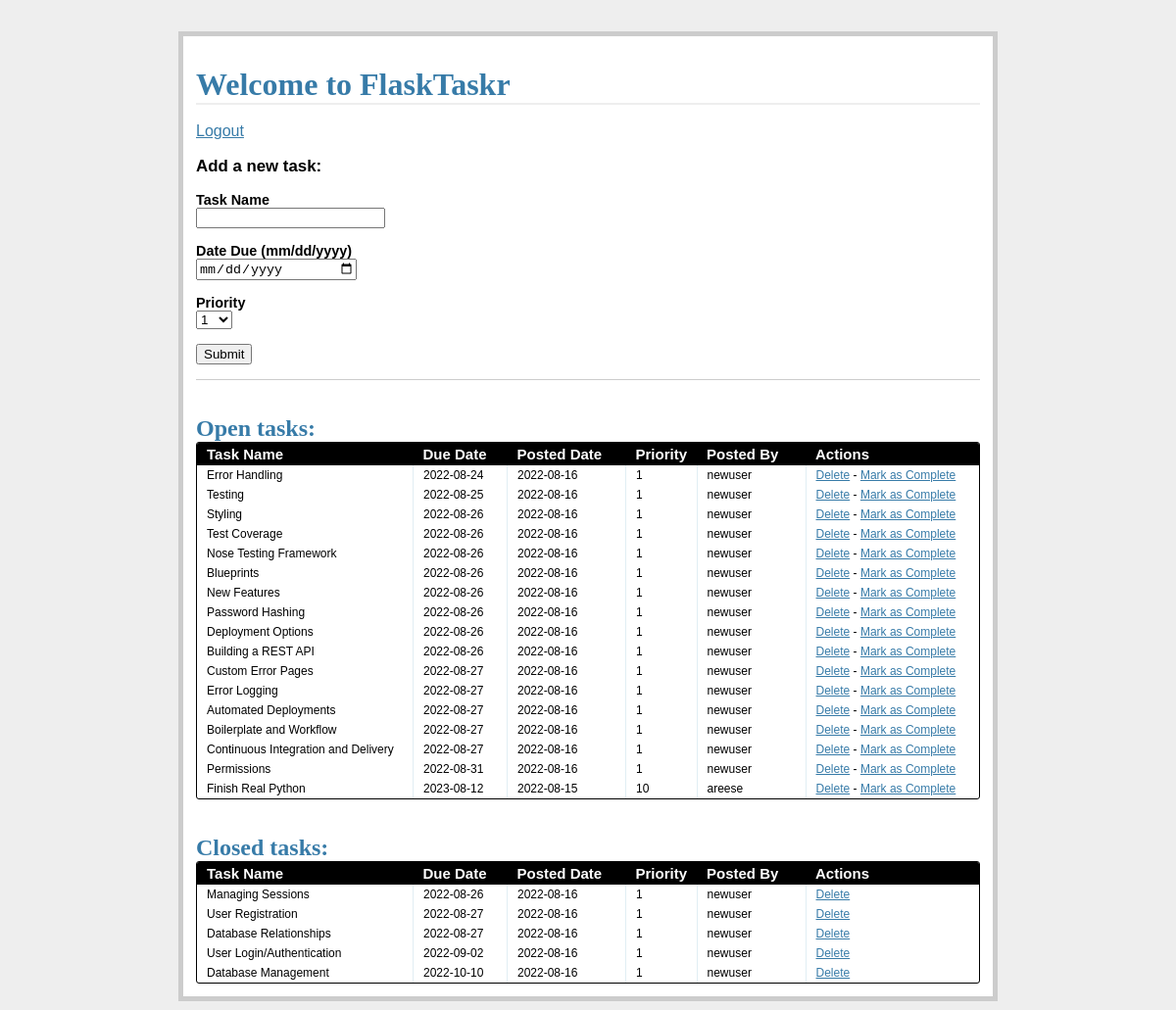
Screenshot of /tasks/ (signed in) with the database file from the repository.
### models.py (models this page shows, shortened)
class Task(db.Model):
    __tablename__ = 'tasks'
    task_id = db.Column(db.Integer, primary_key=True)
    name = db.Column(db.String, nullable=False)
    due_date = db.Column(db.Date, nullable=False)
    priority = db.Column(db.Integer, nullable=False)
    posted_date = db.Column(db.Date, default=datetime.datetime.utcnow())
    status = db.Column(db.Integer)
    user_id = db.Column(db.Integer, db.ForeignKey('users.id'))

class User(db.Model):
    __tablename__ = 'users'
    id = db.Column(db.Integer,primary_key=True)
    name = db.Column(db.String,unique=True,nullable=False)
    email = db.Column(db.String,unique=True,nullable=False)
    password = db.Column(db.String,nullable=False)
    tasks = db.relationship('Task',backref='poster')

### views.py (the view)
@app.route('/tasks/')
@login_required
def tasks():
    open_tasks = db.session.query(Task).filter_by(status='1').order_by(Task.due_date.asc())
    closed_tasks = db.session.query(Task).filter_by(status='0').order_by(Task.due_date.asc())
    return render_template(
        'tasks.html',
        form = AddTaskForm(request.form),
        open_tasks=open_tasks,
        closed_tasks=closed_tasks)

### forms.py
class AddTaskForm(Form):
    task_id = IntegerField()
    name = StringField('Task Name', validators=[DataRequired()])
    due_date = DateField(
        'Date Due (mm/dd/yyyy)',
        validators=[DataRequired()] #format='%m/%d/%Y'
    )
    priority = SelectField(
        'Priority',
        validators=[DataRequired()],
        choices=[
            ('1', '1'), ('2', '2'), ('3', '3'), ('4', '4'), ('5', '5'),
            ('6', '6'), ('7', '7'), ('8', '8'), ('9', '9'), ('10', '10')
        ]
    )
    status = IntegerField('Status')

### views.py (called while the page is built)
def login_required(test):
    @wraps(test)
    def wrap(*args, **kwargs):
        if 'logged_in' in session:
            return test(*args, **kwargs)
        else:
            flash('You need to login first.')
            return redirect(url_for('login'))
    return wrap

### templates/tasks.html (shortened to what this page needs)
{% extends "_base.html" %}
{% block content %}
<h1>Welcome to FlaskTaskr</h1>
<br>
<a href="{{ url_for('logout') }}">Logout</a>
<div class="add-task">
  <h3>Add a new task:</h3>
  <form action="{{ url_for('new_task') }}" method="post" class="inline-form">
    <div class="input-group">
      {{ form.name.label }}
      {{ form.name }}
    </div>
	<br>
    <div class='input-group'>
      {{ form.due_date.label }}
      {{ form.due_date }}
    </div>
	<br>
    <div class="input-group">
      {{ form.priority.label }}
      {{ form.priority }}
    </div>
	<br>
    <div class="input-group">
      <button type="submit">Submit</button>
    </div>
  </form>
</div>
<div class="entries">
  <br>
  <br>
  <h2>Open tasks:</h2>
  <div class="datagrid">
    <table>
      <thead>
        <tr>
          <th width="200px"><strong>Task Name</strong></th>
          <th width="75px"><strong>Due Date</strong></th>
          <th width="100px"><strong>Posted Date</strong></th>
          <th width="50px"><strong>Priority</strong></th>
          <th width="90px"><strong>Posted By</strong></th>
          <th><strong>Actions</strong></th>
        </tr>
      </thead>
      {% for task in open_tasks %}
        <tr>
          <td width="200px">{{ task.name }}</td>
          <td width="75px">{{ task.due_date }}</td>
          <td width="100px">{{ task.posted_date }}</td>
          <td width="50px">{{ task.priority }}</td>
          <td width="90px">{{ task.poster.name }}</td>
          <td>
            <a href="{{ url_for('delete_entry', task_id = task.task_id) }}">Delete</a>  -
            <a href="{{ url_for('complete', task_id = task.task_id) }}">Mark as Complete</a>
          </td>
        </tr>
      {% endfor %}
    </table>
  </div>
</div>
<br>
<br>
<div class="entries">
  <h2>Closed tasks:</h2>
  <div class="datagrid">
    <table>
      <thead>
        <tr>
          <th width="200px"><strong>Task Name</strong></th>
          <th width="75px"><strong>Due Date</strong></th>
          <th width="100px"><strong>Posted Date</strong></th>
          <th width="50px"><strong>Priority</strong></th>
          <th width="90px"><strong>Posted By</strong></th>
          <th><strong>Actions</strong></th>
        </tr>
      </thead>
      {% for task in closed_tasks %}
        <tr>
          <td width="200px">{{ task.name }}</td>
          <td width="75px">{{ task.due_date }}</td>
          <td width="100px">{{ task.posted_date }}</td>
          <td width="50px">{{ task.priority }}</td>
          <td width="90px">{{ task.poster.name }}</td>
          <td>
             <a href="{{ url_for('delete_entry', task_id = task.task_id) }}">Delete</a>
          </td>
        </tr>
      {% endfor %}
    </table>
  </div>
</div>
{% endblock %}

### templates/_base.html (shortened to what this page needs)
<!DOCTYPE html>
<html>
	<head>
		<link rel='stylesheet' href='{{ url_for("static", filename="css/main.css") }}'>
	</head>
	<body>
		<div class='page'>
			<br>
			{% block content %}
			{% endblock %}
		</div>
	</body>
</html>

### static/css/main.css (style rules this page uses)
body { font-family: sans-serif; background: #eee; }
a, h1, h2 { color: #377BA8; }
h1, h2 { font-family: 'Georgia', serif; margin: 0; }
h1 { border-bottom: 2px solid #eee; }
h2 { font-size: 1.5em; }
label { display: block; font-weight: bold; }
.page { margin: 2em auto; width: 50em; border: 5px solid #ccc; padding: 0.8em; background: white; }
.entries { list-style: none; margin: 0; padding: 0; }
.add-task { font-size: 0.9em; border-bottom: 1px solid #ccc; }
.input-group { margin-bottom: 15px; }
.datagrid table { border-collapse: collapse; text-align: left; width: 100%; }
.datagrid { background: #fff; overflow: hidden; border: 1px solid #000000; border-radius: 3px; }
.datagrid table td, .datagrid table th { padding: 3px 10px; }
.datagrid table thead th { background-color:#000000; color:#FFFFFF; font-size: 15px; font-weight: bold; }
.datagrid table thead th:first-child { border: none; }
.datagrid table tbody td { color: #000000; border-left: 1px solid #E1EEF4; font-size: 12px; font-weight: normal; }
.datagrid table tbody td:first-child { border-left: none; }
.datagrid table tbody tr:last-child td { border-bottom: none; }
.inline-form .input-group { display: inline-block; marign: 10px 5px; }
.input-group input { width: 100%; }

### rows the page displays
Task: name "Error Handling", due_date "2022-08-24", posted_date "2022-08-16", priority "1", poster.name "newuser"
Task: name "Testing", due_date "2022-08-25", posted_date "2022-08-16", priority "1", poster.name "newuser"
Task: name "Styling", due_date "2022-08-26", posted_date "2022-08-16", priority "1", poster.name "newuser"
Task: name "Test Coverage", due_date "2022-08-26", posted_date "2022-08-16", priority "1", poster.name "newuser"
Task: name "Nose Testing Framework", due_date "2022-08-26", posted_date "2022-08-16", priority "1", poster.name "newuser"
Task: name "Blueprints", due_date "2022-08-26", posted_date "2022-08-16", priority "1", poster.name "newuser"
Task: name "New Features", due_date "2022-08-26", posted_date "2022-08-16", priority "1", poster.name "newuser"
Task: name "Password Hashing", due_date "2022-08-26", posted_date "2022-08-16", priority "1", poster.name "newuser"
Task: name "Deployment Options", due_date "2022-08-26", posted_date "2022-08-16", priority "1", poster.name "newuser"
Task: name "Building a REST API", due_date "2022-08-26", posted_date "2022-08-16", priority "1", poster.name "newuser"
Task: name "Custom Error Pages", due_date "2022-08-27", posted_date "2022-08-16", priority "1", poster.name "newuser"
Task: name "Error Logging", due_date "2022-08-27", posted_date "2022-08-16", priority "1", poster.name "newuser"
Task: name "Automated Deployments", due_date "2022-08-27", posted_date "2022-08-16", priority "1", poster.name "newuser"
Task: name "Boilerplate and Workflow", due_date "2022-08-27", posted_date "2022-08-16", priority "1", poster.name "newuser"
Task: name "Continuous Integration and Delivery", due_date "2022-08-27", posted_date "2022-08-16", priority "1", poster.name "newuser"
Task: name "Permissions", due_date "2022-08-31", posted_date "2022-08-16", priority "1", poster.name "newuser"
Task: name "Finish Real Python", due_date "2023-08-12", posted_date "2022-08-15", priority "10", poster.name "areese"
Task: name "Managing Sessions", due_date "2022-08-26", posted_date "2022-08-16", priority "1", poster.name "newuser"
Task: name "User Registration", due_date "2022-08-27", posted_date "2022-08-16", priority "1", poster.name "newuser"
Task: name "Database Relationships", due_date "2022-08-27", posted_date "2022-08-16", priority "1", poster.name "newuser"
Task: name "User Login/Authentication", due_date "2022-09-02", posted_date "2022-08-16", priority "1", poster.name "newuser"
Task: name "Database Management", due_date "2022-10-10", posted_date "2022-08-16", priority "1", poster.name "newuser"
